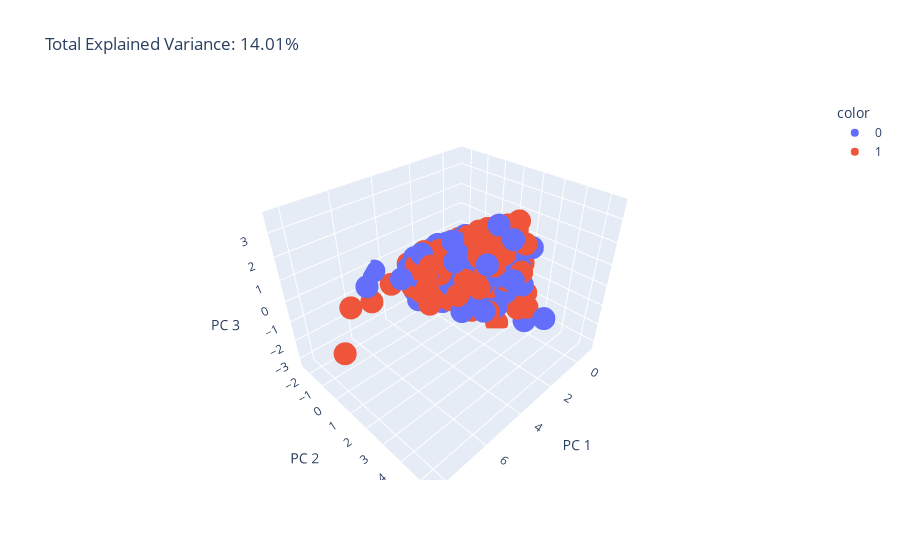

Notebook cell for this chart:
### Markdown cell above
### New Data Visualization

### Code cell
# 3D plot of PCA
# it is like the 2D PCA plot in some angle 
import plotly.express as px
from sklearn.decomposition import PCA

pca = PCA(n_components = 3)
components = pca.fit_transform(df_counts.toarray())

total_var = pca.explained_variance_ratio_.sum() * 100

fig = px.scatter_3d(
    components, x=0, y=1, z=2, color=df['score'],
    title=f'Total Explained Variance: {total_var:.2f}%',
    labels={'0': 'PC 1', '1': 'PC 2', '2': 'PC 3'},
)
fig.show()

### Figure 1 — Plotly figure (JSON) as saved in the notebook; plotly's stock layout.template omitted (floating-point values rounded to 4 significant figures; data arrays with more than 128 entries replaced by an {"elided": "..."} marker saying what was removed)
{"data": [{"hovertemplate": "color=0<br>PC 1=%{x}<br>PC 2=%{y}<br>PC 3=%{z}<extra></extra>", "legendgroup": "0", "marker": {"color": "#636efa", "symbol": "circle"}, "mode": "markers", "name": "0", "scene": "scene", "showlegend": true, "type": "scatter3d", "x": {"elided": "1486 float values"}, "y": {"elided": "1486 float values"}, "z": {"elided": "1486 float values"}}, {"hovertemplate": "color=1<br>PC 1=%{x}<br>PC 2=%{y}<br>PC 3=%{z}<extra></extra>", "legendgroup": "1", "marker": {"color": "#EF553B", "symbol": "circle"}, "mode": "markers", "name": "1", "scene": "scene", "showlegend": true, "type": "scatter3d", "x": {"elided": "1480 float values"}, "y": {"elided": "1480 float values"}, "z": {"elided": "1480 float values"}}], "layout": {"legend": {"title": {"text": "color"}, "tracegroupgap": 0}, "scene": {"domain": {"x": [0, 1], "y": [0, 1]}, "xaxis": {"title": {"text": "PC 1"}}, "yaxis": {"title": {"text": "PC 2"}}, "zaxis": {"title": {"text": "PC 3"}}}, "title": {"text": "Total Explained Variance: 14.01%"}}}
